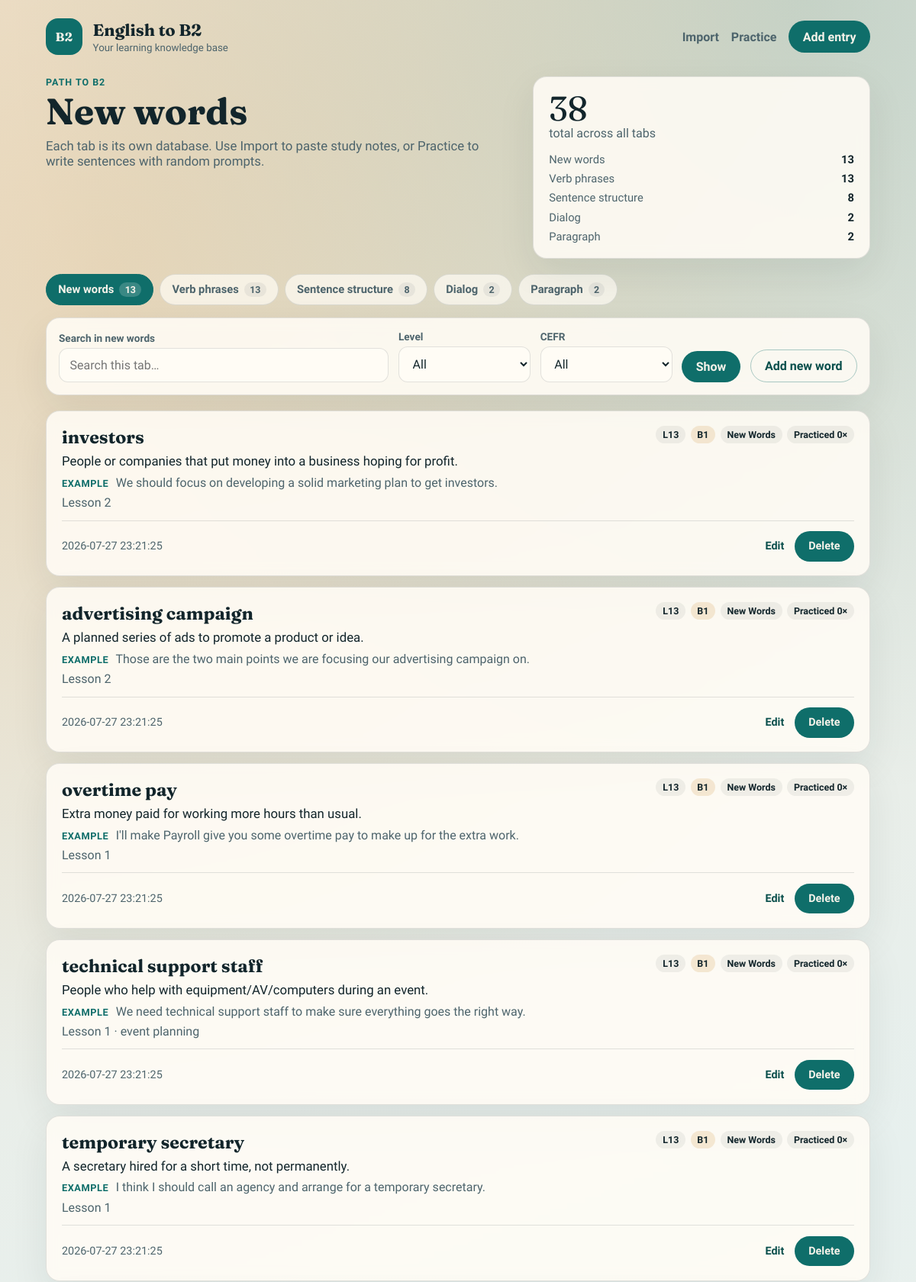
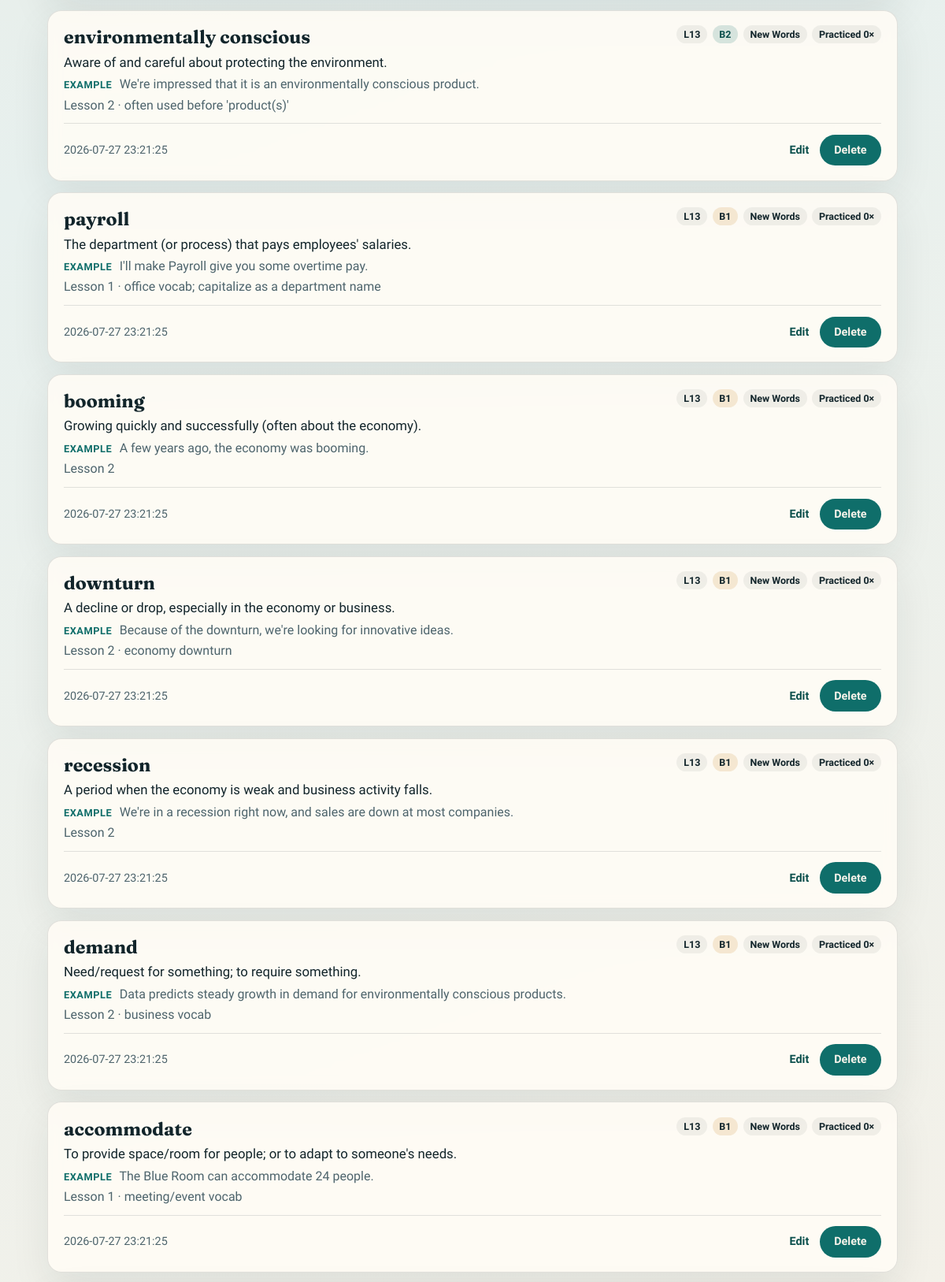
The page / (upper part) on the database its author committed (2 pictures, top to bottom).
### tables this page shows
CREATE TABLE new_words (
  id INTEGER PRIMARY KEY AUTOINCREMENT,
  word TEXT NOT NULL,
  meaning TEXT NOT NULL,
  example TEXT,
  notes TEXT,
  cefr_level TEXT NOT NULL DEFAULT 'B1' CHECK (
    cefr_level IN ('A1', 'A2', 'B1', 'B2')
  ),
  created_at TEXT NOT NULL DEFAULT (datetime('now', 'localtime')),
  updated_at TEXT NOT NULL DEFAULT (datetime('now', 'localtime'))
, level INTEGER NOT NULL DEFAULT 13, practice_count INTEGER NOT NULL DEFAULT 0);

### app.py (the view)
@app.get("/")
def index():
    type_key = db.ensure_type(request.args.get("type", db.DEFAULT_TYPE).strip())
    q = request.args.get("q", "").strip()
    cefr_level = request.args.get("cefr_level", "").strip()
    level = request.args.get("level", "").strip()
    entries = db.list_entries(type_key, q=q, cefr_level=cefr_level, level=level)
    stats = db.progress_stats()
    meta = db.TYPES[type_key]
    return render_template(
        "index.html",
        type_key=type_key,
        meta=meta,
        types=db.TYPES,
        type_order=db.TYPE_ORDER,
        entries=entries,
        stats=stats,
        q=q,
        cefr_level=cefr_level,
        level=level,
        levels=db.CEFR_LEVELS,
        course_levels=_nav_levels(),
    )

### app.py (called while the page is built)
@app.before_request
def ensure_db() -> None:
    db.init_db()

def _nav_levels() -> list[int]:
    return db.distinct_levels() or [db.DEFAULT_COURSE_LEVEL]

### db.py (called while the page is built, shortened)
def get_connection() -> sqlite3.Connection:
    DATA_DIR.mkdir(parents=True, exist_ok=True)
    conn = sqlite3.connect(DB_PATH)
    conn.row_factory = sqlite3.Row
    conn.execute("PRAGMA foreign_keys = ON")
    return conn

def _table_columns(conn: sqlite3.Connection, table: str) -> set[str]:
    rows = conn.execute(f"PRAGMA table_info({table})").fetchall()
    return {row["name"] for row in rows}

def _migrate_schema(conn: sqlite3.Connection) -> None:
    for key, meta in TYPES.items():
        table = meta["table"]
        cols = _table_columns(conn, table)
        if not cols:
            continue
        if "level" not in cols:
            conn.execute(
                f"ALTER TABLE {table} ADD COLUMN level INTEGER NOT NULL DEFAULT {DEFAULT_COURSE_LEVEL}"
            )
        if meta.get("has_practice") and "practice_count" not in cols:
            conn.execute(
                f"ALTER TABLE {table} ADD COLUMN practice_count INTEGER NOT NULL DEFAULT 0"
            )
        conn.execute(
            f"UPDATE {table} SET level = ? WHERE level IS NULL OR level = 0",
            (DEFAULT_COURSE_LEVEL,),
        )
        conn.execute(
            f"CREATE INDEX IF NOT EXISTS idx_{table}_level ON {table}(level)"
        )

def init_db() -> None:
    with get_connection() as conn:
        conn.executescript(SCHEMA_PATH.read_text(encoding="utf-8"))
        _migrate_schema(conn)
        conn.commit()

def ensure_type(type_key: str) -> str:
    if type_key in TYPES:
        return type_key
    return DEFAULT_TYPE

def list_entries(
    type_key: str,
    *,
    q: str = "",
    cefr_level: str = "",
    level: str | int | None = "",
) -> list[sqlite3.Row]:
    type_key = ensure_type(type_key)
    meta = TYPES[type_key]
    table = meta["table"]
    title_field = meta["title_field"]
    body_field = meta["body_field"]
    sql = f"SELECT * FROM {table} WHERE 1=1"
    params: list[Any] = []
    if cefr_level:
        sql += " AND cefr_level = ?"
        params.append(cefr_level)
    if level not in ("", None):
        sql += " AND level = ?"
        params.append(parse_level(level))
    sql += " ORDER BY datetime(created_at) DESC, id DESC"
    with get_connection() as conn:
        return list(conn.execute(sql, params))

### templates/index.html (shortened to what this page needs)
{% extends "base.html" %}
{% block content %}
<section class="hero">
  <div>
    <p class="eyebrow">Path to B2</p>
    <h1>{{ meta.label }}</h1>
    <p class="lede">Each tab is its own database. Use Import to paste study notes, or Practice to write sentences with random prompts.</p>
  </div>
  <aside class="stats" aria-label="Progress by type">
    <div class="stat-main">
      <span class="stat-number">{{ stats.total }}</span>
      <span class="stat-label">total across all tabs</span>
    </div>
    <ul class="type-bars">
      {% for key in type_order %}
        <li>
          <span>{{ types[key].label }}</span>
          <strong>{{ stats.by_type[key] }}</strong>
        </li>
      {% endfor %}
    </ul>
  </aside>
</section>
<nav class="tabs" aria-label="Learning types">
  {% for key in type_order %}
    <a
      class="tab {% if key == type_key %}is-active{% endif %}"
      href="{{ url_for('index', type=key) }}"
    >
      {{ types[key].label }}
      <em>{{ stats.by_type[key] }}</em>
    </a>
  {% endfor %}
</nav>
<form class="filters" method="get" action="{{ url_for('index') }}">
  <label>
    <span>Search in {{ meta.label|lower }}</span>
    <input type="search" name="q" value="{{ q }}" placeholder="Search this tab…">
  </label>
  <label>
    <span>Level</span>
    <select name="level">
      <option value="">All</option>
    </select>
  </label>
  <label>
    <span>CEFR</span>
    <select name="cefr_level">
      <option value="">All</option>
    </select>
  </label>
  <button type="submit">Show</button>
  <a class="btn btn-ghost" href="{{ url_for('add', type=type_key) }}">Add {{ meta.singular }}</a>
</form>
{% if entries %}
  <section class="knowledge-list" aria-label="{{ meta.label }}">
    {% for entry in entries %}
      <article class="entry">
        <header>
          <h2>{{ entry[meta.title_field] }}</h2>
          <div class="tags">
            <span class="tag">L{{ entry.level }}</span>
            <span class="tag level-{{ entry.cefr_level }}">{{ entry.cefr_level }}</span>
            <span class="tag">{{ meta.label }}</span>
            {% if meta.has_practice %}
              <span class="tag">Practiced {{ entry.practice_count }}×</span>
            {% endif %}
          </div>
        </header>
        {% if type_key in ['dialogs', 'paragraphs'] %}
          <pre class="content-block">{{ entry.content }}</pre>
        {% else %}
          <p class="meaning">{{ entry[meta.body_field] }}</p>
          {% if entry.example %}
            <p class="example"><span>Example</span> {{ entry.example }}</p>
          {% endif %}
        {% endif %}
        {% if entry.notes %}
          <p class="notes">{{ entry.notes }}</p>
        {% endif %}
        <footer>
          <time datetime="{{ entry.created_at }}">{{ entry.created_at }}</time>
          <div class="actions">
            <a href="{{ url_for('edit', type_key=type_key, entry_id=entry.id) }}">Edit</a>
            <form method="post" action="{{ url_for('delete', type_key=type_key, entry_id=entry.id) }}" onsubmit="return confirm('Delete this entry?');">
              <button type="submit" class="linkish">Delete</button>
            </form>
          </div>
        </footer>
      </article>
    {% endfor %}
  </section>
{% else %}
  <section class="empty">
    <h2>No {{ meta.label|lower }} yet</h2>
    <p>This tab is empty. Add an entry here, or import study notes to fill the right tables.</p>
    <a class="btn" href="{{ url_for('add', type=type_key) }}">Add {{ meta.singular }}</a>
  </section>
{% endif %}
{% endblock %}

### templates/base.html (shortened to what this page needs)
<!DOCTYPE html>
<html lang="en">
<head>
  <link rel="stylesheet" href="{{ url_for('static', filename='style.css') }}">
</head>
<body>
  <div class="page">
    <header class="top">
      <a class="brand" href="{{ url_for('index') }}">
        <span class="brand-mark">B2</span>
        <span class="brand-text">
          <strong>English to B2</strong>
          <small>Your learning knowledge base</small>
        </span>
      </a>
      <nav class="nav">
        <a href="{{ url_for('import_notes') }}">Import</a>
        <a href="{{ url_for('practice') }}">Practice</a>
        <a class="btn" href="{{ url_for('add', type=type_key if type_key is defined else 'new_words') }}">Add entry</a>
      </nav>
    </header>
    <main>
      {% block content %}{% endblock %}
    </main>
  </div>
</body>
</html>

### rows shown on the page
new_words: word "investors", level "13", cefr_level "B1", label "New Words", practice_count "0", meaning "People or companies that put money into a business hoping for profit.", example "We should focus on developing a solid marketing plan to get investors.", notes "Lesson 2", created_at "2026-07-27 23:21:25"
new_words: word "advertising campaign", level "13", cefr_level "B1", label "New Words", practice_count "0", meaning "A planned series of ads to promote a product or idea.", example "Those are the two main points we are focusing our advertising campaign on.", notes "Lesson 2", created_at "2026-07-27 23:21:25"
new_words: word "overtime pay", level "13", cefr_level "B1", label "New Words", practice_count "0", meaning "Extra money paid for working more hours than usual.", example "I'll make Payroll give you some overtime pay to make up for the extra work.", notes "Lesson 1", created_at "2026-07-27 23:21:25"
new_words: word "technical support staff", level "13", cefr_level "B1", label "New Words", practice_count "0", meaning "People who help with equipment/AV/computers during an event.", example "We need technical support staff to make sure everything goes the right way.", notes "Lesson 1 · event planning", created_at "2026-07-27 23:21:25"
new_words: word "temporary secretary", level "13", cefr_level "B1", label "New Words", practice_count "0", meaning "A secretary hired for a short time, not permanently.", example "I think I should call an agency and arrange for a temporary secretary.", notes "Lesson 1", created_at "2026-07-27 23:21:25"
new_words: word "environmentally conscious", level "13", cefr_level "B2", label "New Words", practice_count "0", meaning "Aware of and careful about protecting the environment.", example "We're impressed that it is an environmentally conscious product.", notes "Lesson 2 · often used before 'product(s)'", created_at "2026-07-27 23:21:25"
new_words: word "payroll", level "13", cefr_level "B1", label "New Words", practice_count "0", meaning "The department (or process) that pays employees' salaries.", example "I'll make Payroll give you some overtime pay.", notes "Lesson 1 · office vocab; capitalize as a department name", created_at "2026-07-27 23:21:25"
new_words: word "booming", level "13", cefr_level "B1", label "New Words", practice_count "0", meaning "Growing quickly and successfully (often about the economy).", example "A few years ago, the economy was booming.", notes "Lesson 2", created_at "2026-07-27 23:21:25"
new_words: word "downturn", level "13", cefr_level "B1", label "New Words", practice_count "0", meaning "A decline or drop, especially in the economy or business.", example "Because of the downturn, we're looking for innovative ideas.", notes "Lesson 2 · economy downturn", created_at "2026-07-27 23:21:25"
new_words: word "recession", level "13", cefr_level "B1", label "New Words", practice_count "0", meaning "A period when the economy is weak and business activity falls.", example "We're in a recession right now, and sales are down at most companies.", notes "Lesson 2", created_at "2026-07-27 23:21:25"
new_words: word "demand", level "13", cefr_level "B1", label "New Words", practice_count "0", meaning "Need/request for something; to require something.", example "Data predicts steady growth in demand for environmentally conscious products.", notes "Lesson 2 · business vocab", created_at "2026-07-27 23:21:25"
new_words: word "accommodate", level "13", cefr_level "B1", label "New Words", practice_count "0", meaning "To provide space/room for people; or to adapt to someone's needs.", example "The Blue Room can accommodate 24 people.", notes "Lesson 1 · meeting/event vocab", created_at "2026-07-27 23:21:25"

### other values the page prints
{{ meta.label }} "New words"
{{ stats.total }} "38"
{{ types[key].label }} "New words" "Verb phrases" "Sentence structure" "Dialog" "Paragraph"
{{ stats.by_type[key] }} "13" "13" "8" "2" "2"
{{ meta.label|lower }} "new words"
{{ meta.singular }} "new word"
